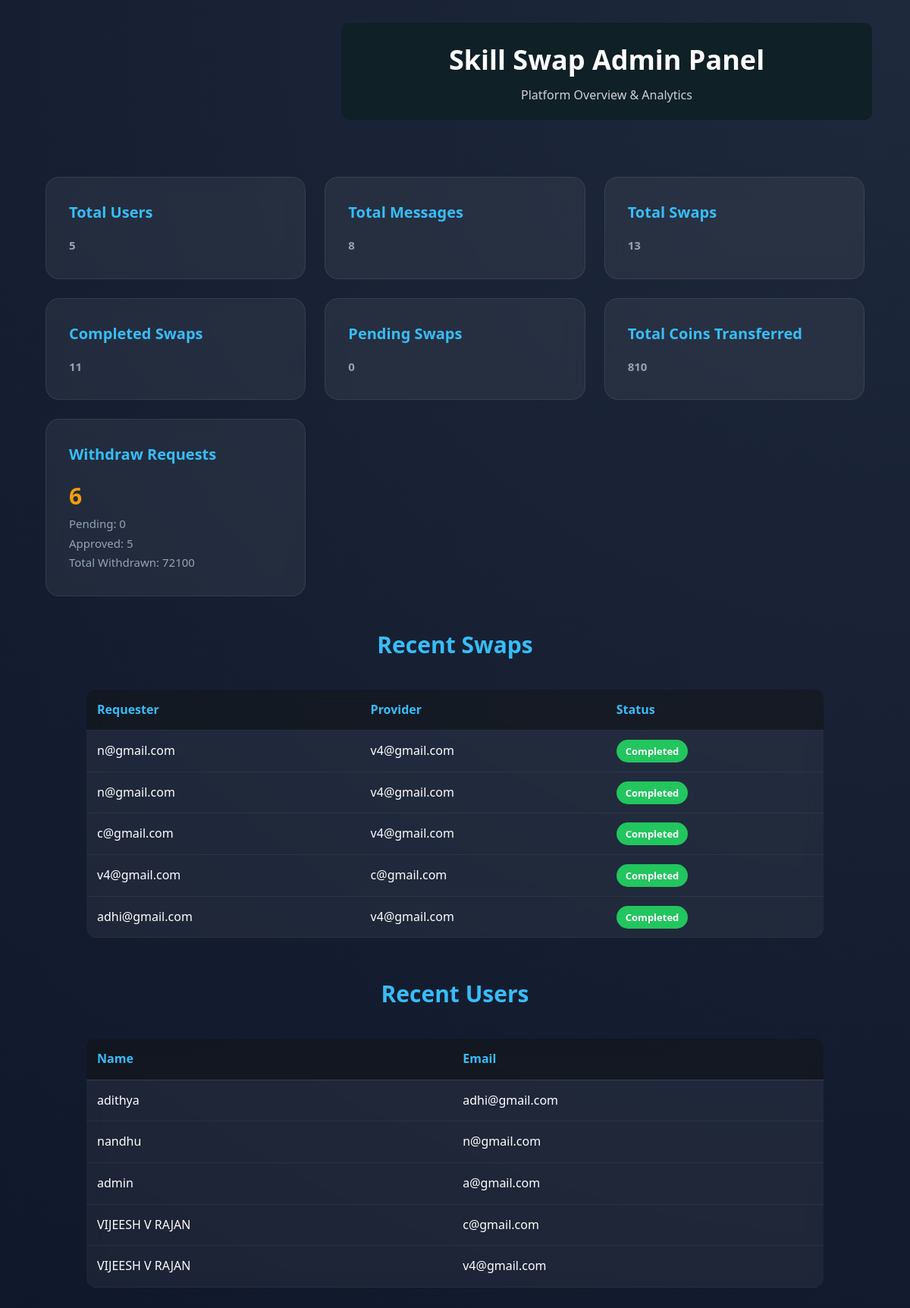
Page /admin-dashboard/ (signed in) on the committed database.
### skillapp/models.py (models this page shows, shortened)
class SwapRequest(models.Model):
    STATUS_CHOICES = (
        ("Pending", "Pending"),
        ("Accepted", "Accepted"),
        ("Completed", "Completed"),
        ("Rejected", "Rejected"),
    )
    requester = models.ForeignKey(
        User,
        on_delete=models.CASCADE,
        related_name="sent_requests"
    )
    provider = models.ForeignKey(
        User,
        on_delete=models.CASCADE,
        related_name="received_requests"
    )
    skill = models.ForeignKey(Skill, on_delete=models.CASCADE)
    duration = models.IntegerField(default=1)
    status = models.CharField(max_length=20, choices=STATUS_CHOICES, default="Pending")
    created_at = models.DateTimeField(default=timezone.now)

### skillapp/views.py (the view)
# urls.py: path("admin-dashboard/", views.admin_dashboard, name="admin_dashboard"),
@login_required
def admin_dashboard(request):
    if not request.user.is_superuser:
        return redirect("home")
    total_users = User.objects.count()
    total_skills = Skill.objects.count()
    total_swaps = SwapRequest.objects.count()
    completed_swaps = SwapRequest.objects.filter(status="Completed").count()
    pending_swaps = SwapRequest.objects.filter(status="Pending").count()
    total_messages = Message.objects.count()
    total_coins = SwapRequest.objects.filter(
        status="Completed"
    ).aggregate(Sum("duration"))["duration__sum"] or 0
    total_withdraws = WithdrawRequest.objects.count()
    pending_withdraws = WithdrawRequest.objects.filter(status="Pending").count()
    approved_withdraws = WithdrawRequest.objects.filter(status="Approved").count()
    total_withdraw_amount = WithdrawRequest.objects.filter(
        status="Approved"
    ).aggregate(Sum("amount"))["amount__sum"] or 0
    recent_swaps = SwapRequest.objects.order_by("-id")[:5]
    recent_users = User.objects.order_by("-id")[:5]
    context = {
        "total_users": total_users,
        "total_skills": total_skills,
        "total_swaps": total_swaps,
        "completed_swaps": completed_swaps,
        "pending_swaps": pending_swaps,
        "total_messages": total_messages,
        "total_coins": total_coins,
        "total_withdraws": total_withdraws,
        "pending_withdraws": pending_withdraws,
        "approved_withdraws": approved_withdraws,
        "total_withdraw_amount": total_withdraw_amount,
        "recent_swaps": recent_swaps,
        "recent_users": recent_users,
    }
    return render(request, "admin_dashboard.html", context)

### skillapp/templates/admin_dashboard.html (shortened to what this page needs)
{% load static %}
<!DOCTYPE html>
<html>
<head>
    <link rel="stylesheet" href="{% static 'style.css' %}">
</head>
<body>
<div class="admin-header">
    <h1>Skill Swap Admin Panel</h1>
    <p>Platform Overview & Analytics</p>
</div>
<div class="section">
    <div class="card-grid">
        <a href="{% url 'admin_users' %}" class="dashboard-card-link">
            <div class="card">
                <h3>Total Users</h3>
                <p class="dashboard-number">{{ total_users }}</p>
            </div>
        </a>
        <a href="{% url 'admin_messages' %}" class="dashboard-card-link">
            <div class="card">
                <h3>Total Messages</h3>
                <p class="dashboard-number">{{ total_messages }}</p>
            </div>
        </a>
        <a href="{% url 'admin_swaps' %}" class="dashboard-card-link">
            <div class="card">
                <h3>Total Swaps</h3>
                <p class="dashboard-number">{{ total_swaps }}</p>
            </div>
        </a>
        <a href="{% url 'admin_completed_swaps' %}" class="dashboard-card-link">
            <div class="card">
                <h3>Completed Swaps</h3>
                <p class="dashboard-number text-success">{{ completed_swaps }}</p>
            </div>
        </a>
        <a href="{% url 'admin_swaps' %}" class="dashboard-card-link">
            <div class="card">
                <h3>Pending Swaps</h3>
                <p class="dashboard-number text-warning">{{ pending_swaps }}</p>
            </div>
        </a>
        <div class="card">
            <h3>Total Coins Transferred</h3>
            <p class="dashboard-number text-coins">{{ total_coins }}</p>
        </div>
        <a href="{% url 'admin_withdraws' %}" class="dashboard-card-link">
    <div class="card">
        <h3>Withdraw Requests</h3>
        <div class="dashboard-number text-warning">
            {{ total_withdraws }}
        </div>
        <p>Pending: {{ pending_withdraws }}</p>
        <p>Approved: {{ approved_withdraws }}</p>
        <p>Total Withdrawn: {{ total_withdraw_amount }}</p>
    </div>
</a>
    </div>
    <div class="admin-container">
        <h2 class="admin-title">Recent Swaps</h2>
        <table class="admin-table">
            <thead>
                <tr>
                    <th>Requester</th>
                    <th>Provider</th>
                    <th>Status</th>
                </tr>
            </thead>
            <tbody>
                {% for swap in recent_swaps %}
                <tr>
                    <td>{{ swap.requester.email }}</td>
                    <td>{{ swap.provider.email }}</td>
                    <td>
                        {% if swap.status == "Completed" %}
                            <span class="badge success">Completed</span>
                        {% elif swap.status == "Accepted" %}
                            <span class="badge info">Accepted</span>
                        {% elif swap.status == "Pending" %}
                            <span class="badge warning">Pending</span>
                        {% else %}
                            <span class="badge danger">Rejected</span>
                        {% endif %}
                    </td>
                </tr>
                {% empty %}
                <tr>
                    <td colspan="3" style="text-align:center;">No recent swaps</td>
                </tr>
                {% endfor %}
            </tbody>
        </table>
        <h2 class="admin-title" style="margin-top:50px;">Recent Users</h2>
        <table class="admin-table">
            <thead>
                <tr>
                    <th>Name</th>
                    <th>Email</th>
                </tr>
            </thead>
            <tbody>
                {% for user in recent_users %}
                <tr>
                    <td>{{ user.first_name }}</td>
                    <td>{{ user.email }}</td>
                </tr>
                {% empty %}
                <tr>
                    <td colspan="2" style="text-align:center;">No recent users</td>
                </tr>
                {% endfor %}
            </tbody>
        </table>
    </div>
</div>
</body>
</html>

### skillapp/static/style.css (style rules this page uses)
* { margin: 0; padding: 0; box-sizing: border-box; }
body { font-family: 'Segoe UI', sans-serif; min-height: 100vh; display: flex; flex-direction: column; color: white; background: linear-gradient(135deg, #0f2027, #203a43, #2c5364); }
:root { --primary: #38bdf8; --primary-dark: #0ea5e9; --bg-dark: #0f172a; --glass: rgba(255, 255, 255, 0.03); --glass-border: rgba(255, 255, 255, 0.1); }
body { background: radial-gradient(circle at top right, #1e293b, #0f172a); color: #f1f5f9; line-height: 1.6; }
.section { padding: 100px 10% 50px; }
.section h2 { font-size: 2.5rem; font-weight: 700; margin-bottom: 50px; text-align: center; }
.card-grid { display: grid; grid-template-columns: repeat(auto-fit, minmax(300px, 1fr)); gap: 30px; }
.card { background: var(--glass); padding: 40px; border-radius: 24px; border: 1px solid var(--glass-border); backdrop-filter: blur(12px); transition: all 0.4s ease; position: relative; overflow: visible; }
.card::before { content: ''; position: absolute; top: 0; left: 0; width: 100%; height: 100%; background: linear-gradient(135deg, rgba(56, 189, 248, 0.1), transparent); opacity: 0; transition: 0.4s; pointer-events: none; }
.card h3 { font-size: 1.5rem; color: var(--primary); margin-bottom: 15px; position: relative; }
.card p { color: #94a3b8; font-size: 1rem; position: relative; }
.section { flex: 1; padding: 50px 60px; }
.section h2 { font-size: 30px; font-weight: 700; margin-bottom: 35px; color: #38bdf8; }
.card-grid { display: grid; grid-template-columns: repeat(auto-fit, minmax(280px, 1fr)); gap: 25px; margin-top: 25px; }
.card { background: rgba(255,255,255,0.06); padding: 30px; border-radius: 18px; backdrop-filter: blur(12px); border: 1px solid rgba(255,255,255,0.08); transition: 0.3s ease; }
.card h3 { margin-bottom: 15px; font-size: 20px; font-weight: 600; color: #38bdf8; }
.card p { font-size: 15px; line-height: 1.7; }
.admin-container { width: 90%; margin: 40px auto; }
.admin-title { text-align: center; font-size: 28px; margin-bottom: 25px; color: #38bdf8; }
.admin-table { width: 100%; border-collapse: collapse; background: rgba(255, 255, 255, 0.05); border-radius: 12px; overflow: hidden; backdrop-filter: blur(10px); }
.admin-table thead { background: rgba(0, 0, 0, 0.4); }
.admin-table th { padding: 14px; text-align: left; font-weight: 600; color: #38bdf8; border-bottom: 1px solid rgba(255,255,255,0.1); }
.admin-table td { padding: 14px; border-bottom: 1px solid rgba(255,255,255,0.05); color: white; }
.admin-header { text-align: center; padding: 20px 0; background-color: #0f2027; color: white; width: 700px; margin-left: 450px; margin-top: 30px; border-radius: 10px; }
.admin-header h1 { margin: 0; font-size: 36px; }
.admin-header p { margin-top: 5px; opacity: 0.8; }
.dashboard-card-link { text-decoration: none; color: inherit; display: block; }
.dashboard-number { font-size: 30px; font-weight: bold; margin-top: 10px; }
.text-success { color: #22c55e; }
.text-warning { color: #f59e0b; }
.text-coins { color: #facc15; }
.dashboard-card-link .card { cursor: pointer; transition: all 0.3s ease; }
.badge { padding: 6px 12px; border-radius: 20px; font-size: 13px; font-weight: 600; }
.badge.success { background: #22c55e; color: white; }

### rows in the picture
SwapRequest: requester.email "n@gmail.com", provider.email "v4@gmail.com", status "Completed"
SwapRequest: requester.email "n@gmail.com", provider.email "v4@gmail.com", status "Completed"
SwapRequest: requester.email "c@gmail.com", provider.email "v4@gmail.com", status "Completed"
SwapRequest: requester.email "v4@gmail.com", provider.email "c@gmail.com", status "Completed"
SwapRequest: requester.email "adhi@gmail.com", provider.email "v4@gmail.com", status "Completed"

### other values in the picture
{{ total_users }} "5"
{{ total_messages }} "8"
{{ total_swaps }} "13"
{{ completed_swaps }} "11"
{{ pending_swaps }} "0"
{{ total_coins }} "810"
{{ total_withdraws }} "6"
{{ pending_withdraws }} "0"
{{ approved_withdraws }} "5"
{{ total_withdraw_amount }} "72100"
{{ user.first_name }} "adithya"
{{ user.email }} "adhi@gmail.com"
{{ user.first_name }} "nandhu"
{{ user.email }} "n@gmail.com"
{{ user.first_name }} "admin"
